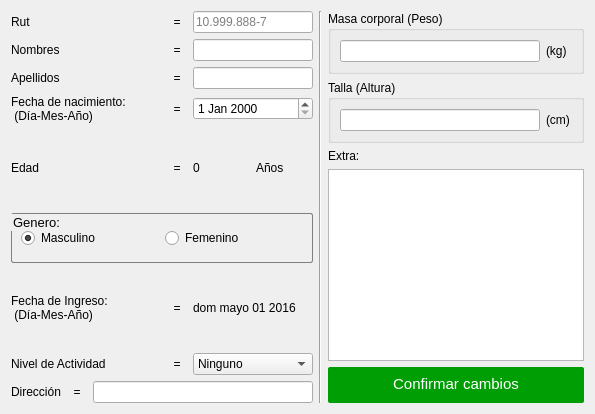
     <widget class="QWidget" name="tab_Editar">
      <attribute name="icon">
       <iconset resource="images.qrc">
        <normaloff>:/imagenes/Writing.ico</normaloff>:/imagenes/Writing.ico</iconset>
      </attribute>
      <attribute name="title">
       <string>Editar</string>
      </attribute>
      <layout class="QGridLayout" name="gridLayout_28">
       <item row="0" column="0">
        <layout class="QVBoxLayout" name="verticalLayout">
         <item>
          <layout class="QGridLayout" name="gridLayout_29">
           <item row="0" column="1">
            <widget class="QLabel" name="label_70">
             <property name="minimumSize">
              <size>
               <width>20</width>
               <height>0</height>
              </size>
             </property>
             <property name="maximumSize">
              <size>
               <width>20</width>
               <height>16777215</height>
              </size>
             </property>
             <property name="text">
              <string>=</string>
             </property>
             <property name="alignment">
              <set>Qt::AlignCenter</set>
             </property>
            </widget>
           </item>
           <item row="0" column="0">
            <widget class="QLabel" name="label_69">
             <property name="minimumSize">
              <size>
               <width>150</width>
               <height>0</height>
              </size>
             </property>
             <property name="maximumSize">
              <size>
               <width>150</width>
               <height>16777215</height>
              </size>
             </property>
             <property name="text">
              <string>Rut</string>
             </property>
             <property name="alignment">
              <set>Qt::AlignLeading|Qt::AlignLeft|Qt::AlignVCenter</set>
             </property>
            </widget>
           </item>
           <item row="0" column="2">
            <widget class="QLineEdit" name="tabEditar_Rut">
             <property name="enabled">
              <bool>true</bool>
             </property>
             <property name="minimumSize">
              <size>
               <width>120</width>
               <height>0</height>
              </size>
             </property>
             <property name="maximumSize">
              <size>
               <width>200</width>
               <height>16777215</height>
              </size>
             </property>
             <property name="maxLength">
              <number>12</number>
             </property>
             <property name="placeholderText">
              <string>10.999.888-7</string>
             </property>
            </widget>
           </item>
          </layout>
         </item>
         <item>
          <layout class="QGridLayout" name="gridLayout_33">
           <item row="0" column="2">
            <widget class="QLineEdit" name="tabEditar_Nombres">
             <property name="maximumSize">
              <size>
               <width>200</width>
               <height>16777215</height>
              </size>
             </property>
             <property name="maxLength">
              <number>20</number>
             </property>
            </widget>
           </item>
           <item row="0" column="0">
            <widget class="QLabel" name="label_78">
             <property name="minimumSize">
              <size>
               <width>150</width>
               <height>0</height>
              </size>
             </property>
             <property name="maximumSize">
              <size>
               <width>150</width>
               <height>16777215</height>
              </size>
             </property>
             <property name="text">
              <string>Nombres</string>
             </property>
             <property name="alignment">
              <set>Qt::AlignLeading|Qt::AlignLeft|Qt::AlignVCenter</set>
             </property>
            </widget>
           </item>
           <item row="0" column="1">
            <widget class="QLabel" name="label_79">
             <property name="minimumSize">
              <size>
               <width>20</width>
               <height>0</height>
              </size>
             </property>
             <property name="maximumSize">
              <size>
               <width>20</width>
               <height>16777215</height>
              </size>
             </property>
             <property name="text">
              <string>=</string>
             </property>
             <property name="alignment">
              <set>Qt::AlignCenter</set>
             </property>
            </widget>
           </item>
          </layout>
         </item>
         <item>
          <layout class="QGridLayout" name="gridLayout_30">
           <item row="0" column="0">
            <widget class="QLabel" name="label_72">
             <property name="minimumSize">
              <size>
               <width>150</width>
               <height>0</height>
              </size>
             </property>
             <property name="maximumSize">
              <size>
               <width>150</width>
               <height>16777215</height>
              </size>
             </property>
             <property name="text">
              <string>Apellidos</string>
             </property>
             <property name="alignment">
              <set>Qt::AlignLeading|Qt::AlignLeft|Qt::AlignVCenter</set>
             </property>
            </widget>
           </item>
           <item row="0" column="1">
            <widget class="QLabel" name="label_73">
             <property name="minimumSize">
              <size>
               <width>20</width>
               <height>0</height>
              </size>
             </property>
             <property name="maximumSize">
              <size>
               <width>20</width>
               <height>16777215</height>
              </size>
             </property>
             <property name="text">
              <string>=</string>
             </property>
             <property name="alignment">
              <set>Qt::AlignCenter</set>
             </property>
            </widget>
           </item>
           <item row="0" column="2">
            <widget class="QLineEdit" name="tabEditar_Apellidos">
             <property name="maximumSize">
              <size>
               <width>200</width>
               <height>16777215</height>
              </size>
             </property>
             <property name="maxLength">
              <number>20</number>
             </property>
            </widget>
           </item>
          </layout>
         </item>
         <item>
          <layout class="QGridLayout" name="gridLayout_31">
           <item row="0" column="0">
            <widget class="QLabel" name="label_74">
             <property name="minimumSize">
              <size>
               <width>150</width>
               <height>0</height>
              </size>
             </property>
             <property name="maximumSize">
              <size>
               <width>150</width>
               <height>16777215</height>
              </size>
             </property>
             <property name="text">
              <string>Fecha de nacimiento:
 (Día-Mes-Año)</string>
             </property>
             <property name="alignment">
              <set>Qt::AlignLeading|Qt::AlignLeft|Qt::AlignVCenter</set>
             </property>
            </widget>
           </item>
           <item row="0" column="1">
            <widget class="QLabel" name="label_75">
             <property name="minimumSize">
              <size>
               <width>10</width>
               <height>0</height>
              </size>
             </property>
             <property name="maximumSize">
              <size>
               <width>20</width>
               <height>16777215</height>
              </size>
             </property>
             <property name="text">
              <string>=</string>
             </property>
             <property name="alignment">
              <set>Qt::AlignCenter</set>
             </property>
            </widget>
           </item>
           <item row="0" column="2">
            <widget class="QDateEdit" name="tabEditar_FechaNac">
             <property name="maximumSize">
              <size>
               <width>200</width>
               <height>16777215</height>
              </size>
             </property>
             <property name="inputMethodHints">
              <set>Qt::ImhPreferNumbers</set>
             </property>
            </widget>
           </item>
          </layout>
         </item>
         <item>
          <layout class="QGridLayout" name="gridLayout_34">
           <item row="0" column="3">
            <widget class="QLabel" name="label_82">
             <property name="text">
              <string>Años</string>
             </property>
            </widget>
           </item>
           <item row="0" column="0">
            <widget class="QLabel" name="label_80">
             <property name="minimumSize">
              <size>
               <width>150</width>
               <height>0</height>
              </size>
             </property>
             <property name="maximumSize">
              <size>
               <width>150</width>
               <height>16777215</height>
              </size>
             </property>
             <property name="text">
              <string>Edad</string>
             </property>
             <property name="alignment">
              <set>Qt::AlignLeading|Qt::AlignLeft|Qt::AlignVCenter</set>
             </property>
            </widget>
           </item>
           <item row="0" column="2">
            <widget class="QLabel" name="tabEditar_Edad">
             <property name="text">
              <string>0</string>
             </property>
            </widget>
           </item>
           <item row="0" column="1">
            <widget class="QLabel" name="label_81">
             <property name="minimumSize">
              <size>
               <width>20</width>
               <height>0</height>
              </size>
             </property>
             <property name="maximumSize">
              <size>
               <width>20</width>
               <height>16777215</height>
              </size>
             </property>
             <property name="text">
              <string>=</string>
             </property>
             <property name="alignment">
              <set>Qt::AlignCenter</set>
             </property>
            </widget>
           </item>
          </layout>
         </item>
         <item>
          <widget class="QGroupBox" name="tabEditar_gb_Genero">
           <property name="minimumSize">
            <size>
             <width>0</width>
             <height>50</height>
            </size>
           </property>
           <property name="maximumSize">
            <size>
             <width>16777215</width>
             <height>50</height>
            </size>
           </property>
           <property name="font">
            <font>
             <pointsize>10</pointsize>
             <kerning>true</kerning>
            </font>
           </property>
           <property name="styleSheet">
            <string notr="true">QGroupBox { 
     border: 1px solid gray; 
     border-radius: 2px; 
 }</string>
           </property>
           <property name="title">
            <string>Genero:</string>
           </property>
           <property name="flat">
            <bool>true</bool>
           </property>
           <layout class="QHBoxLayout" name="horizontalLayout_5">
            <item>
             <widget class="QRadioButton" name="tabEditar_Male">
              <property name="text">
               <string>Masculino</string>
              </property>
              <property name="checked">
               <bool>true</bool>
              </property>
             </widget>
            </item>
            <item>
             <widget class="QRadioButton" name="tabEditar_Female">
              <property name="text">
               <string>Femenino</string>
              </property>
             </widget>
            </item>
           </layout>
          </widget>
         </item>
         <item>
          <layout class="QGridLayout" name="gridLayout_36">
           <item row="0" column="2">
            <widget class="QLabel" name="tabEditar_FechaIngreso">
             <property name="maximumSize">
              <size>
               <width>200</width>
               <height>16777215</height>
              </size>
             </property>
             <property name="text">
              <string>dom mayo 01 2016</string>
             </property>
            </widget>
           </item>
           <item row="0" column="0">
            <widget class="QLabel" name="label_85">
             <property name="minimumSize">
              <size>
               <width>150</width>
               <height>0</height>
              </size>
             </property>
             <property name="maximumSize">
              <size>
               <width>150</width>
               <height>16777215</height>
              </size>
             </property>
             <property name="text">
              <string>Fecha de Ingreso:
 (Día-Mes-Año)</string>
             </property>
             <property name="alignment">
              <set>Qt::AlignLeading|Qt::AlignLeft|Qt::AlignVCenter</set>
             </property>
            </widget>
           </item>
           <item row="0" column="1">
            <widget class="QLabel" name="label_86">
             <property name="minimumSize">
              <size>
               <width>20</width>
               <height>0</height>
              </size>
             </property>
             <property name="maximumSize">
              <size>
               <width>20</width>
               <height>16777215</height>
              </size>
             </property>
             <property name="text">
              <string>=</string>
             </property>
             <property name="alignment">
              <set>Qt::AlignCenter</set>
             </property>
            </widget>
           </item>
          </layout>
         </item>
         <item>
          <layout class="QGridLayout" name="gridLayout_35">
           <item row="0" column="1">
            <widget class="QLabel" name="label_84">
             <property name="minimumSize">
              <size>
               <width>20</width>
               <height>0</height>
              </size>
             </property>
             <property name="maximumSize">
              <size>
               <width>20</width>
               <height>16777215</height>
              </size>
             </property>
             <property name="text">
              <string>=</string>
             </property>
             <property name="alignment">
              <set>Qt::AlignCenter</set>
             </property>
            </widget>
           </item>
           <item row="0" column="0">
            <widget class="QLabel" name="label_83">
             <property name="minimumSize">
              <size>
               <width>150</width>
               <height>0</height>
              </size>
             </property>
             <property name="maximumSize">
              <size>
               <width>150</width>
               <height>16777215</height>
              </size>
             </property>
             <property name="text">
              <string>Nivel de Actividad</string>
             </property>
             <property name="alignment">
              <set>Qt::AlignLeading|Qt::AlignLeft|Qt::AlignVCenter</set>
             </property>
            </widget>
           </item>
           <item row="0" column="2">
            <widget class="QComboBox" name="tabEditar_cBox_nivelActividad">
             <property name="maximumSize">
              <size>
               <width>200</width>
               <height>16777215</height>
              </size>
             </property>
             <item>
              <property name="text">
               <string>Ninguno</string>
              </property>
             </item>
             <item>
              <property name="text">
               <string>Físico Activo</string>
              </property>
             </item>
             <item>
              <property name="text">
               <string>Físico Pasivo</string>
              </property>
             </item>
             <item>
              <property name="text">
               <string>Retirado</string>
              </property>
             </item>
             <item>
              <property name="text">
               <string>Otros</string>
              </property>
             </item>
            </widget>
           </item>
          </layout>
         </item>
         <item>
          <layout class="QGridLayout" name="gridLayout_32">
           <item row="0" column="1">
            <widget class="QLabel" name="label_77">
             <property name="minimumSize">
              <size>
               <width>20</width>
               <height>0</height>
              </size>
             </property>
             <property name="maximumSize">
              <size>
               <width>20</width>
               <height>16777215</height>
              </size>
             </property>
             <property name="text">
              <string>=</string>
             </property>
             <property name="alignment">
              <set>Qt::AlignCenter</set>
             </property>
            </widget>
           </item>
           <item row="0" column="2">
            <widget class="QLineEdit" name="tabEditar_Address">
             <property name="maxLength">
              <number>45</number>
             </property>
            </widget>
           </item>
           <item row="0" column="0">
            <widget class="QLabel" name="label_76">
             <property name="text">
              <string>Dirección</string>
             </property>
            </widget>
           </item>
          </layout>
         </item>
        </layout>
       </item>
       <item row="0" column="1">
        <widget class="Line" name="line_3">
         <property name="orientation">
          <enum>Qt::Vertical</enum>
         </property>
        </widget>
       </item>
       <item row="0" column="2">
        <layout class="QVBoxLayout" name="verticalLayout_4">
         <item>
          <widget class="QGroupBox" name="tabEditar_gBox_Peso">
           <property name="title">
            <string>Masa corporal (Peso)</string>
           </property>
           <property name="flat">
            <bool>false</bool>
           </property>
           <layout class="QGridLayout" name="gridLayout_6">
            <item row="0" column="0">
             <widget class="QLineEdit" name="tabEditar_Peso">
              <property name="maximumSize">
               <size>
                <width>200</width>
                <height>16777215</height>
               </size>
              </property>
              <property name="inputMethodHints">
               <set>Qt::ImhDigitsOnly</set>
              </property>
              <property name="maxLength">
               <number>3</number>
              </property>
             </widget>
            </item>
            <item row="0" column="1">
             <widget class="QLabel" name="label_87">
              <property name="minimumSize">
               <size>
                <width>25</width>
                <height>0</height>
               </size>
              </property>
              <property name="maximumSize">
               <size>
                <width>30</width>
                <height>16777215</height>
               </size>
              </property>
              <property name="text">
               <string>(kg)</string>
              </property>
             </widget>
            </item>
           </layout>
          </widget>
         </item>
         <item>
          <widget class="QGroupBox" name="tabEditar_gBox_Estatura">
           <property name="title">
            <string>Talla (Altura)</string>
           </property>
           <layout class="QGridLayout" name="gridLayout_27">
            <item row="0" column="0">
             <widget class="QLineEdit" name="tabEditar_Estatura">
              <property name="maximumSize">
               <size>
                <width>200</width>
                <height>16777215</height>
               </size>
              </property>
              <property name="inputMethodHints">
               <set>Qt::ImhDigitsOnly</set>
              </property>
              <property name="maxLength">
               <number>3</number>
              </property>
             </widget>
            </item>
            <item row="0" column="1">
             <widget class="QLabel" name="label_32">
              <property name="minimumSize">
               <size>
                <width>25</width>
                <height>0</height>
               </size>
              </property>
              <property name="maximumSize">
               <size>
                <width>30</width>
                <height>16777215</height>
               </size>
              </property>
              <property name="text">
               <string>(cm)</string>
              </property>
             </widget>
            </item>
           </layout>
          </widget>
         </item>
         <item>
          <layout class="QVBoxLayout" name="verticalLayout_2">
           <item>
            <widget class="QLabel" name="label_29">
             <property name="text">
              <string>Extra:</string>
             </property>
            </widget>
           </item>
           <item>
            <widget class="QPlainTextEdit" name="tabEditar_InfoExtra"/>
           </item>
           <item>
            <widget class="QPushButton" name="btnConfirmarCambios">
             <property name="enabled">
              <bool>true</bool>
             </property>
             <property name="minimumSize">
              <size>
               <width>100</width>
               <height>30</height>
              </size>
             </property>
             <property name="maximumSize">
              <size>
               <width>16777215</width>
               <height>16777215</height>
              </size>
             </property>
             <property name="font">
              <font>
               <family>Arial</family>
               <pointsize>-1</pointsize>
              </font>
             </property>
             <property name="toolTip">
              <string>&lt;html&gt;&lt;head/&gt;&lt;body&gt;&lt;p&gt;Guardar cambios&lt;/p&gt;&lt;/body&gt;&lt;/html&gt;</string>
             </property>
             <property name="styleSheet">
              <string notr="true">QPushButton {	
	background-color: rgb(0, 158, 5);
	border-radius: 2px;
    font-family: Arial;
    color: #ffffff;
    font-size: 15px;
    padding: 8px 20px 10px 20px;

}

QPushButton:pressed{ 
    color: #000000;
	border: 2px solid rgb(15, 103, 0);
	background-color: qradialgradient(spread:pad, cx:0.5, cy:0.5, radius:0.5, fx:0.5, fy:0.5, stop:0 rgba(255, 0, 0, 255), stop:1 rgba(5, 0, 9, 118));
}

QPushButton:hover {
  background-color: qlineargradient(spread:pad, x1:0.489, y1:1, x2:0.494, y2:0.0113636, stop:0 rgba(0, 117, 0, 255), stop:1 rgba(0, 255, 0, 255));	  
  text-decoration: none;
}</string>
             </property>
             <property name="text">
              <string>Confirmar cambios</string>
             </property>
            </widget>
           </item>
          </layout>
         </item>
        </layout>
       </item>
      </layout>
     </widget>
